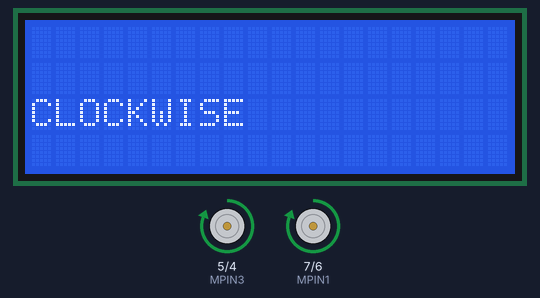
Simulated run of this sketch. Board: Arduino Uno, built with avr-gcc and run on an emulated ATmega328P. Parts: 20×4 character LCD, motor-driver pin pairs drawn as motors (green arrow = first pin HIGH = forward, orange = second pin HIGH = backward, longer = more drive).

Above: at 1.1 s.
At 3.1 s:
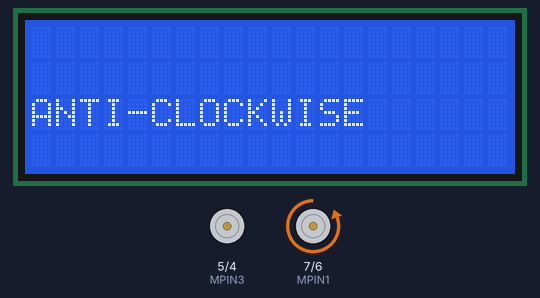
At 5.1 s:
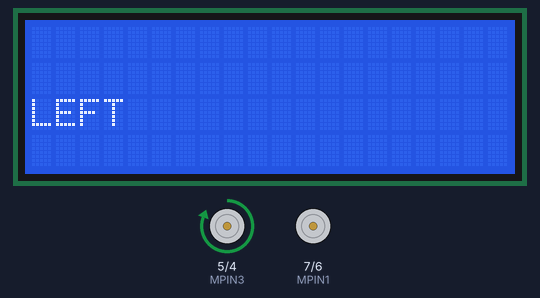
At 7.1 s:
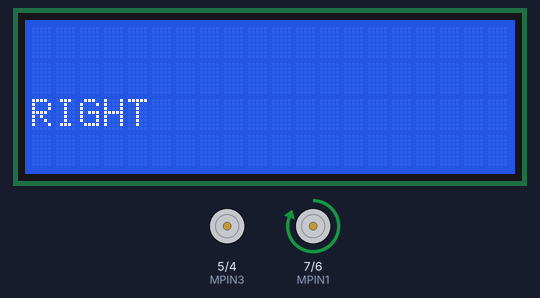
Timing chart, 0 to 40.0 s (numbered marks = the images above):
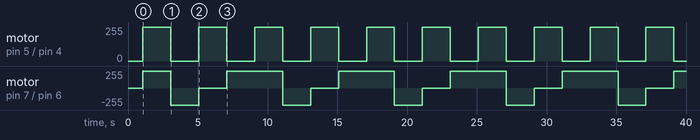

The sketch:

DC_MOTOR.ino
```cpp
#include<LiquidCrystal.h>
LiquidCrystal lcd(13,12,11,10,9,8);
int MPIN1 = 7;
int MPIN2 = 6;
int MPIN3 = 5;
int MPIN4 = 4;
void setup() {
  pinMode(MPIN1, OUTPUT);
  pinMode(MPIN2, OUTPUT);
  pinMode(MPIN3, OUTPUT);
  pinMode(MPIN4, OUTPUT);
  lcd.begin(20,4);
  lcd.setCursor(0,0);
  lcd.print("DC Motor direction");
  lcd.setCursor(0,1);
  lcd.print("control system...");
  delay(1000);
  lcd.clear();
}
void loop() {
  digitalWrite(MPIN1, HIGH);
  digitalWrite(MPIN2, LOW);
  digitalWrite(MPIN3, HIGH);
  digitalWrite(MPIN4, LOW);
  lcd.setCursor(0,2);
  lcd.print("CLOCKWISE");
  delay(2000);
  lcd.clear();

  digitalWrite(MPIN1, LOW);
  digitalWrite(MPIN2, HIGH);
  digitalWrite(MPIN3, LOW);
  digitalWrite(MPIN4, LOW);
  lcd.setCursor(0,2);
  lcd.print("ANTI-CLOCKWISE");
  delay(2000);
  lcd.clear();

  digitalWrite(MPIN1, LOW);
  digitalWrite(MPIN2, LOW);
  digitalWrite(MPIN3, HIGH);
  digitalWrite(MPIN4, LOW);
  lcd.setCursor(0,2);
  lcd.print("LEFT");
  delay(2000);
  lcd.clear();

  digitalWrite(MPIN1, HIGH);
  digitalWrite(MPIN2, LOW);
  digitalWrite(MPIN3, LOW);
  digitalWrite(MPIN4, LOW);
  lcd.setCursor(0,2);
  lcd.print("RIGHT");
  delay(2000);
  lcd.clear();
}
```

Measured:
- by itself, motor on pin 5 (MPIN3) / pin 4 (MPIN4): alternates forward 255/255 for 2.0 s and stopped for 2.0 s
- by itself, motor on pin 7 (MPIN1) / pin 6 (MPIN2): repeats every 8.0 s: backward 255/255 2.0 s, stopped 2.0 s, forward 255/255 4.0 s
- what the display in image 0 shows lasts 2.0 s, from 1.1 s to 3.1 s
